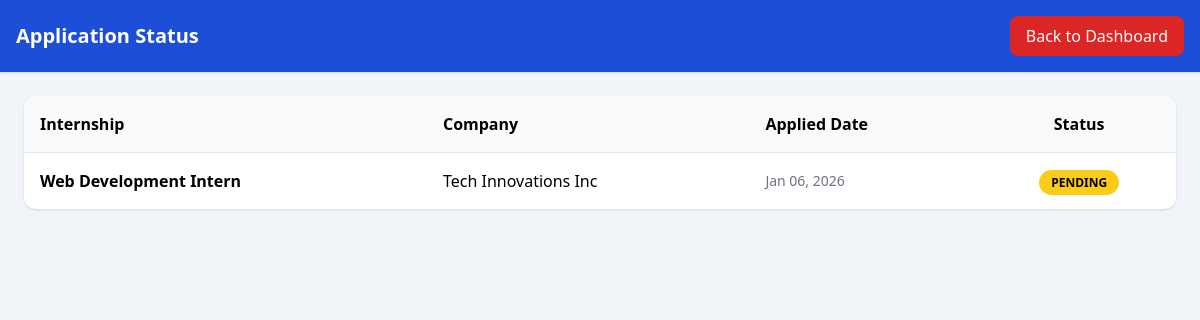
The page /my_applications.php (signed in) on the database its author committed.
### tables this page shows
CREATE TABLE `applications` (
  `id` int(11) NOT NULL,
  `internship_id` int(11) NOT NULL,
  `user_id` int(11) NOT NULL,
  `cv` varchar(255) DEFAULT NULL,
  `status` enum('pending','accepted','rejected') DEFAULT 'pending',
  `created_at` timestamp NOT NULL DEFAULT current_timestamp(),
  `updated_at` timestamp NOT NULL DEFAULT current_timestamp() ON UPDATE current_timestamp()
);

CREATE TABLE `internships` (
  `id` int(11) NOT NULL,
  `company_id` int(11) NOT NULL,
  `title` varchar(255) NOT NULL,
  `location` varchar(255) DEFAULT NULL,
  `duration` varchar(100) DEFAULT NULL,
  `salary` varchar(100) DEFAULT NULL,
  `skills` varchar(255) DEFAULT NULL,
  `stack` varchar(255) DEFAULT NULL,
  `description` text DEFAULT NULL,
  `deadline` date DEFAULT NULL,
  `status` enum('pending','approved','rejected') DEFAULT 'pending',
  `created_at` timestamp NOT NULL DEFAULT current_timestamp(),
  `updated_at` timestamp NOT NULL DEFAULT current_timestamp() ON UPDATE current_timestamp()
);

CREATE TABLE `companies` (
  `id` int(11) NOT NULL,
  `user_id` int(11) NOT NULL,
  `company_name` varchar(255) NOT NULL,
  `address` varchar(255) DEFAULT NULL,
  `phone` varchar(20) DEFAULT NULL,
  `website` varchar(255) DEFAULT NULL,
  `description` text DEFAULT NULL,
  `logo` varchar(255) DEFAULT NULL,
  `created_at` timestamp NOT NULL DEFAULT current_timestamp(),
  `updated_at` timestamp NOT NULL DEFAULT current_timestamp() ON UPDATE current_timestamp()
);

### my_applications.php (the view, shortened to what this page needs)
<?php
include 'db.php';
$user_id = $_SESSION['user_id'];
$stmt = $pdo->prepare("
    SELECT
        a.status AS app_status,
        a.created_at AS applied_date,
        i.title,
        c.company_name,
        i.location
    FROM applications a
    JOIN internships i ON a.internship_id = i.id
    JOIN companies c ON i.company_id = c.id
    WHERE a.user_id = ?
    ORDER BY a.id DESC
");
$stmt->execute([$user_id]);
$my_apps = $stmt->fetchAll(PDO::FETCH_ASSOC);
?>
<!DOCTYPE html>
<html lang="en">
<head>
    <script src="https://cdn.tailwindcss.com"></script>
</head>
<body class="bg-slate-100">
<header class="bg-blue-700 p-4 text-white shadow">
    <div class="max-w-7xl mx-auto flex justify-between items-center">
        <h1 class="text-xl font-bold">Application Status</h1>
        <a href="user_dashboard.php"  class="bg-red-600 px-4 py-2 rounded-lg hover:bg-red-700">Back to Dashboard</a>
    </div>
</header>
<main class="max-w-7xl mx-auto p-6">
    <div class="bg-white rounded-xl shadow overflow-hidden">
        <table class="w-full text-left">
            <thead class="bg-gray-50 border-b">
                <tr>
                    <th class="p-4">Internship</th>
                    <th class="p-4">Company</th>
                    <th class="p-4">Applied Date</th>
                    <th class="p-4 text-center">Status</th>
                </tr>
            </thead>
            <tbody class="divide-y">
                <?php if ($my_apps): foreach ($my_apps as $app): ?>
                    <tr class="hover:bg-gray-50">
                        <td class="p-4 font-semibold"><?= htmlspecialchars($app['title']) ?></td>
                        <td class="p-4"><?= htmlspecialchars($app['company_name']) ?></td>
                        <td class="p-4 text-sm text-gray-500"><?= date('M d, Y', strtotime($app['applied_date'])) ?></td>
                        <td class="p-4 text-center">
                            <?php
                                $color = 'bg-yellow-400 text-black';
                            ?>
                            <span class="px-3 py-1 rounded-full text-xs font-bold uppercase <?= $color ?>">
                                <?= $app['app_status'] ?>
                            </span>
                        </td>
                    </tr>
                <?php endforeach; else: ?>
                    <tr>
                        <td colspan="4" class="p-10 text-center text-gray-500 italic">You haven't applied for any internships yet.</td>
                    </tr>
                <?php endif; ?>
            </tbody>
        </table>
    </div>
</main>
</body>
</html>

### rows shown on the page
applications: internship.title "Web Development Intern", companies.company_name "Tech Innovations Inc", created_at "Jan 06, 2026", status "PENDING"
